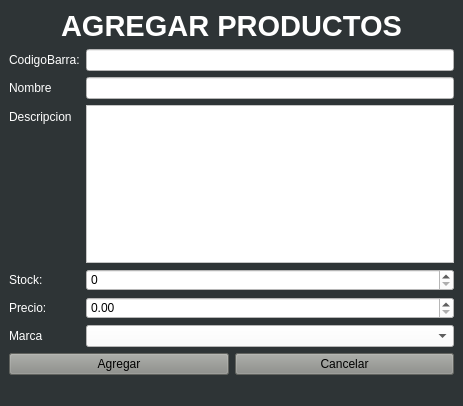
<?xml version="1.0" encoding="UTF-8"?>
<ui version="4.0">
 <class>VentanaAgregarProductosGui</class>
 <widget class="QMainWindow" name="VentanaAgregarProductosGui">
  <property name="geometry">
   <rect>
    <x>0</x>
    <y>0</y>
    <width>463</width>
    <height>406</height>
   </rect>
  </property>
  <property name="minimumSize">
   <size>
    <width>463</width>
    <height>406</height>
   </size>
  </property>
  <property name="maximumSize">
   <size>
    <width>463</width>
    <height>406</height>
   </size>
  </property>
  <property name="windowTitle">
   <string>Agregar Producto</string>
  </property>
  <property name="styleSheet">
   <string notr="true">background-color: rgb(46, 52, 54);</string>
  </property>
  <widget class="QWidget" name="centralwidget">
   <layout class="QHBoxLayout" name="horizontalLayout">
    <item>
     <layout class="QVBoxLayout" name="verticalLayout">
      <item>
       <widget class="QLabel" name="label">
        <property name="styleSheet">
         <string notr="true">color: rgb(255, 255, 255);</string>
        </property>
        <property name="text">
         <string>&lt;html&gt;&lt;head/&gt;&lt;body&gt;&lt;p align=&quot;center&quot;&gt;&lt;span style=&quot; font-size:22pt; font-weight:600;&quot;&gt;AGREGAR PRODUCTOS&lt;/span&gt;&lt;/p&gt;&lt;/body&gt;&lt;/html&gt;</string>
        </property>
       </widget>
      </item>
      <item>
       <layout class="QFormLayout" name="formLayout">
        <item row="0" column="0">
         <widget class="QLabel" name="label_3">
          <property name="styleSheet">
           <string notr="true">color: rgb(255, 255, 255);</string>
          </property>
          <property name="text">
           <string>CodigoBarra:</string>
          </property>
         </widget>
        </item>
        <item row="0" column="1">
         <widget class="QLineEdit" name="txtACodigoBarra">
          <property name="styleSheet">
           <string notr="true">background-color: rgb(255, 255, 255);</string>
          </property>
         </widget>
        </item>
        <item row="1" column="0">
         <widget class="QLabel" name="label_4">
          <property name="styleSheet">
           <string notr="true">color: rgb(255, 255, 255);</string>
          </property>
          <property name="text">
           <string>Nombre</string>
          </property>
         </widget>
        </item>
        <item row="1" column="1">
         <widget class="QLineEdit" name="txtANombre">
          <property name="styleSheet">
           <string notr="true">background-color: rgb(255, 255, 255);</string>
          </property>
         </widget>
        </item>
        <item row="2" column="0">
         <widget class="QLabel" name="label_5">
          <property name="styleSheet">
           <string notr="true">color: rgb(255, 255, 255);</string>
          </property>
          <property name="text">
           <string>Descripcion</string>
          </property>
         </widget>
        </item>
        <item row="2" column="1">
         <widget class="QTextEdit" name="textEditADescripcion">
          <property name="styleSheet">
           <string notr="true">background-color: rgb(255, 255, 255);</string>
          </property>
         </widget>
        </item>
        <item row="3" column="0">
         <widget class="QLabel" name="label_6">
          <property name="styleSheet">
           <string notr="true">color: rgb(255, 255, 255);</string>
          </property>
          <property name="text">
           <string>Stock:</string>
          </property>
         </widget>
        </item>
        <item row="3" column="1">
         <widget class="QSpinBox" name="stockspink">
          <property name="styleSheet">
           <string notr="true">background-color: rgb(255, 255, 255);</string>
          </property>
          <property name="maximum">
           <number>1000</number>
          </property>
         </widget>
        </item>
        <item row="4" column="0">
         <widget class="QLabel" name="label_7">
          <property name="styleSheet">
           <string notr="true">color: rgb(255, 255, 255);</string>
          </property>
          <property name="text">
           <string>Precio:</string>
          </property>
         </widget>
        </item>
        <item row="4" column="1">
         <widget class="QDoubleSpinBox" name="preciospin">
          <property name="styleSheet">
           <string notr="true">background-color: rgb(255, 255, 255);</string>
          </property>
          <property name="maximum">
           <double>999999.989999999990687</double>
          </property>
         </widget>
        </item>
        <item row="5" column="0">
         <widget class="QLabel" name="label_8">
          <property name="styleSheet">
           <string notr="true">color: rgb(255, 255, 255);</string>
          </property>
          <property name="text">
           <string>Marca</string>
          </property>
         </widget>
        </item>
        <item row="5" column="1">
         <widget class="QComboBox" name="comboMarca">
          <property name="styleSheet">
           <string notr="true">background-color: rgb(255, 255, 255);
selection-background-color: rgb(85, 87, 83);</string>
          </property>
         </widget>
        </item>
       </layout>
      </item>
      <item>
       <layout class="QHBoxLayout" name="horizontalLayout_2">
        <item>
         <widget class="QPushButton" name="btnAAgregar">
          <property name="styleSheet">
           <string notr="true">background-color: rgb(136, 138, 133);
</string>
          </property>
          <property name="text">
           <string>Agregar</string>
          </property>
         </widget>
        </item>
        <item>
         <widget class="QPushButton" name="btnACancelar">
          <property name="styleSheet">
           <string notr="true">background-color: rgb(136, 138, 133);</string>
          </property>
          <property name="text">
           <string>Cancelar</string>
          </property>
         </widget>
        </item>
       </layout>
      </item>
     </layout>
    </item>
   </layout>
  </widget>
  <widget class="QStatusBar" name="statusbar"/>
 </widget>
 <resources/>
 <connections/>
</ui>
